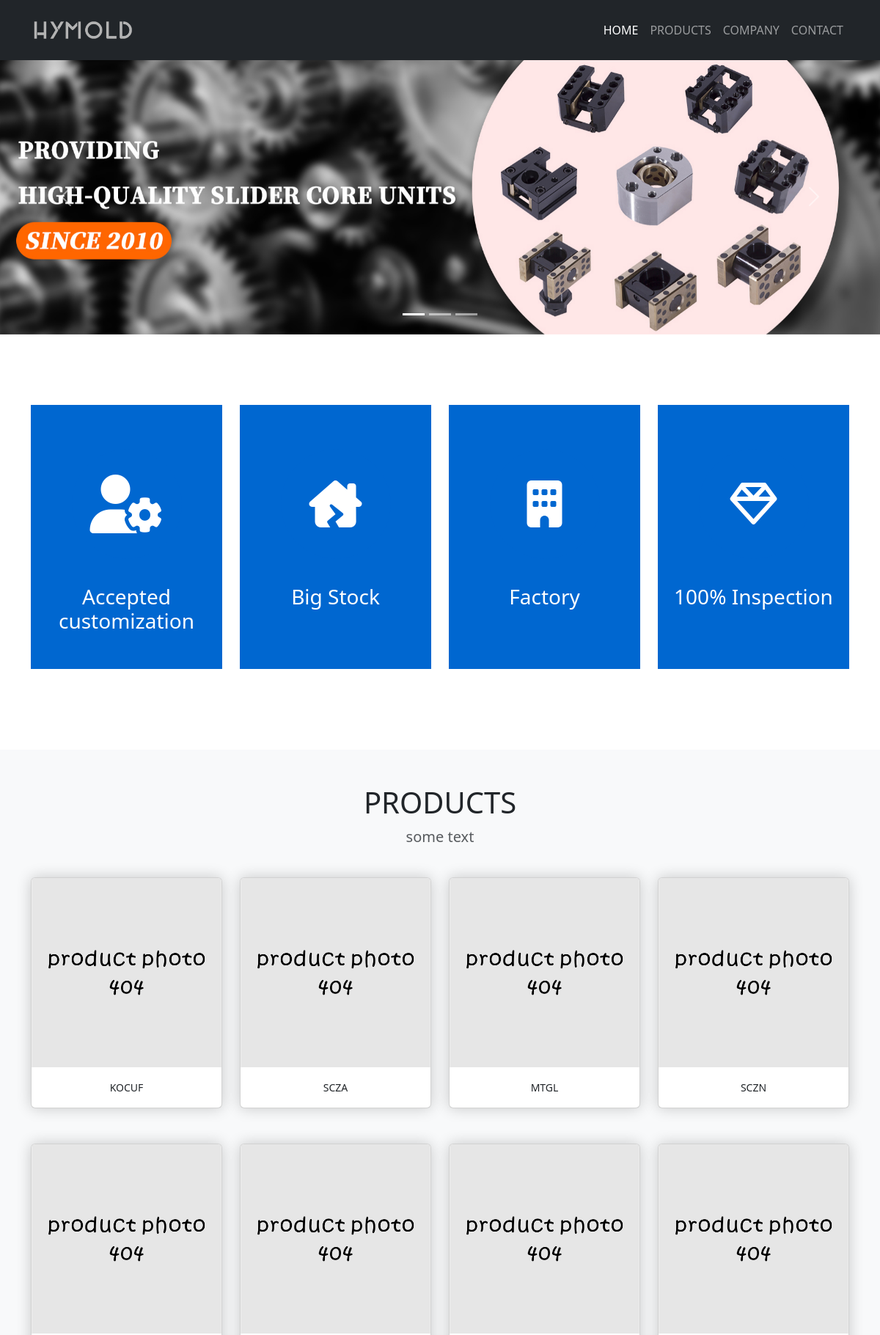
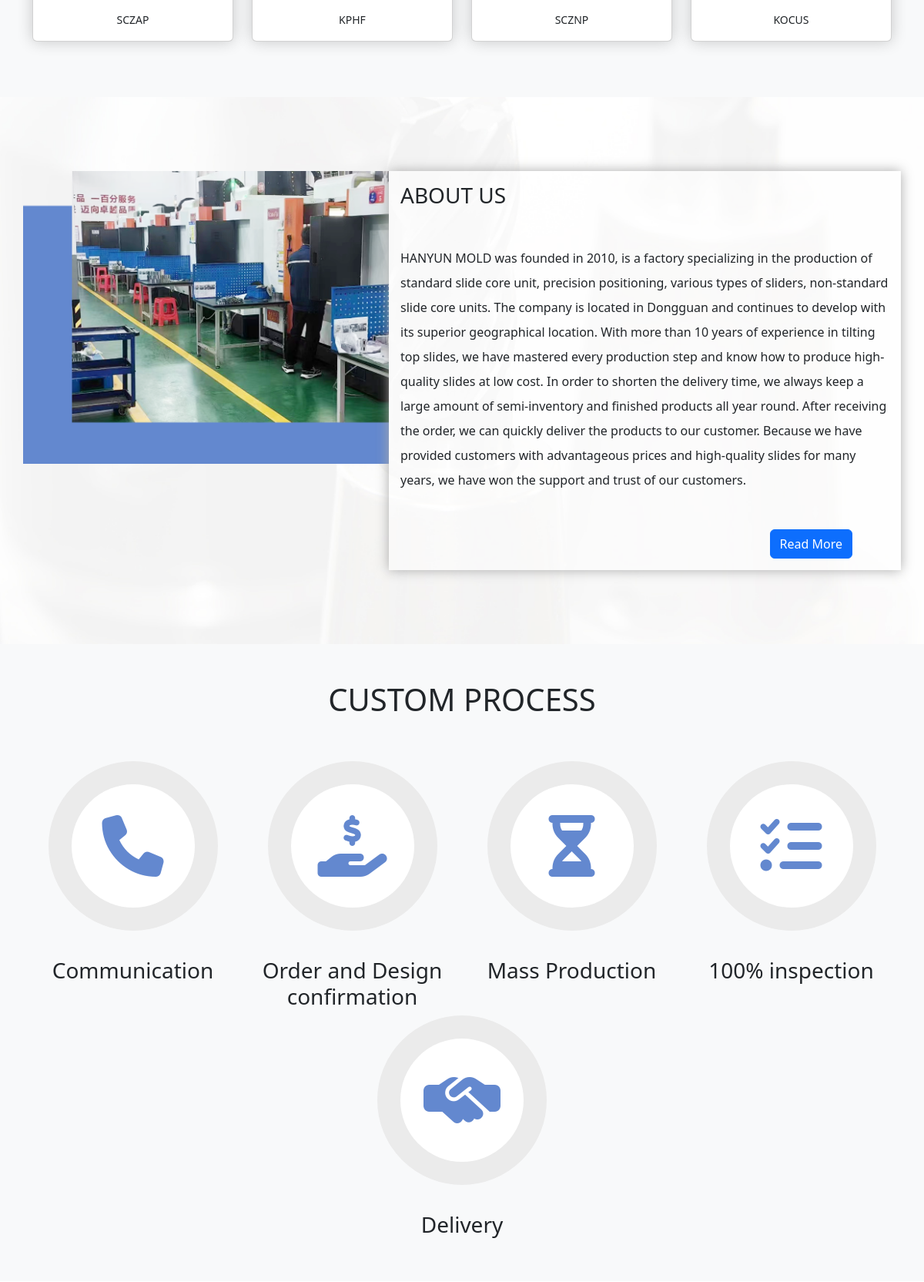
The page / (upper part) on the database its author committed (2 pictures, top to bottom).
### app.py (models this page shows)
class Product(db.Model):  # 产品表
    __tablename__ = 'product'
    id = db.Column(db.Integer, primary_key=True)
    name = db.Column(db.String(20))
    price = db.Column(db.Float)
    description = db.Column(db.String(200))
    content = db.Column(db.Text())
    timestamp = db.Column(db.DateTime, default=datetime.utcnow())
    clicks = db.Column(db.Integer)

class About(db.Model):  # 关于我们表
    __tablename__ = 'about'
    id = db.Column(db.Integer, primary_key=True)
    name = db.Column(db.String(20))
    content = db.Column(db.Text())
    timestamp = db.Column(db.DateTime, default=datetime.utcnow())

### app.py (the view)
@app.route('/')
def index():
    return render_template('index.html')

### app.py (called while the page is built)
@app.context_processor
def make_template_context():
    return dict(
        products=Product.query.order_by(Product.id.asc()).all(),
        about=About.query.order_by(About.timestamp.desc()).first(),
        advantages=Advantage.query.order_by(Advantage.id.asc()).all()
    )

### templates/index.html (shortened to what this page needs)
{% extends 'base.html' %}
{% block nav_home %}
    active
{% endblock %}
{% block content %}
    <div class="container-fluid custom-container">
        <div id="carouselIndicators" class="carousel slide" data-bs-ride="carousel">
            <div class="carousel-indicators">
                <button type="button" data-bs-target="#carouselIndicators" data-bs-slide-to="0" class="active"
                        aria-current="true" aria-label="Slide 1"></button>
                <button type="button" data-bs-target="#carouselIndicators" data-bs-slide-to="1"
                        aria-label="Slide 2"></button>
                <button type="button" data-bs-target="#carouselIndicators" data-bs-slide-to="2"
                        aria-label="Slide 3"></button>
            </div>
            <div class="carousel-inner">
                <div class="carousel-item active">
                    <img src="{{ url_for('static', filename='img/banner02.jpg') }}" class="d-block w-100" alt="...">
                </div>
            </div>
            <button class="carousel-control-prev" type="button" data-bs-target="#carouselIndicators"
                    data-bs-slide="prev">
                <span class="carousel-control-prev-icon" aria-hidden="true"></span>
            </button>
            <button class="carousel-control-next" type="button" data-bs-target="#carouselIndicators"
                    data-bs-slide="next">
                <span class="carousel-control-next-icon" aria-hidden="true"></span>
            </button>
        </div>
    </div>
    <section class="py-5 text-center bg-white">
        <div class="container">
            <div class="row py-lg-5">
                <div class="col-md-3 col-sm-6 mx-auto">
                    <div class="circle-box flipElement">
                        <div class="circle-body d-flex align-items-center justify-content-center">
                            <i class="fa-solid fa-user-gear fa-5x"></i>
                        </div>
                        <h3>Accepted customization</h3>
                    </div>
                </div>
                <div class="col-md-3 col-sm-6 mx-auto">
                    <div class="circle-box flipElement">
                        <div class="circle-body d-flex align-items-center justify-content-center">
                            <i class="fa-solid fa-house-chimney-crack fa-4x"></i>
                        </div>
                        <h3>Big Stock</h3>
                    </div>
                </div>
                <div class="col-md-3 col-sm-6 mx-auto">
                    <div class="circle-box flipElement">
                        <div class="circle-body d-flex align-items-center justify-content-center">
                            <i class="fa-solid fa-building fa-4x"></i>
                        </div>
                        <h3>Factory</h3>
                    </div>
                </div>
                <div class="col-md-3 col-sm-6 mx-auto">
                    <div class="circle-box flipElement">
                        <div class="circle-body d-flex align-items-center justify-content-center">
                            <i class="fa-regular fa-gem fa-4x"></i>
                        </div>
                        <h3>100% Inspection</h3>
                    </div>
                </div>
            </div>
        </div>
    </section>
    <section class="py-5 text-center bg-light">
        <div class="container">
            <h1>PRODUCTS</h1>
            <p class="lead text-muted">
                some text
            </p>
            <div class="row">
                {% for product in products %}
                    <div class="col-md-3 col-sm-6 col-12 my-2">
                        <div class="card my-3 transition_style">
                            <div class="light-move">
                                <a href="{{ url_for('product', product_id=product.id) }}">
                                    {% set photo = product.photos|first %}
                                    {% if photo %}
                                        <img src="{{ url_for('get_image', filename=photo.filename) }}"
                                             alt="{{ product.name }}" class="img-fluid">
                                    {% else %}
                                        <img class="card-img-top"
                                             src="{{ url_for('static', filename='img/no_product.jpg') }}"
                                             alt="Card image cap">
                                    {% endif %}
                                </a>
                            </div>
                            <a href="{{ url_for('product', product_id=product.id) }}"
                               class="p-3 btn btn-sm">{{ product.name }}</a>
                        </div>
                    </div>
                {% endfor %}
            </div>
        </div>
    </section>
    <section class="py-5 bg-white about-background">
        <div class="container about-container">
            <div class="row py-lg-5">
                <div class="col-md-5 g-0">
                    <img alt="about-us" src="{{ url_for('static', filename='img/about_us_image.png') }}"
                         style="width: 520px;height: auto;" class="image-fluid w-100">
                </div>
                <div class="col-md-7 g-0 about-us-style d-flex align-items-center">
                    <div>
                        <h3 class="mb-5">ABOUT US</h3>
                        <p class="lh-lg mb-5">{{ about.content }}</p>
                        <div class="d-flex justify-content-end me-5">
                            <a href="{{ url_for('company') }}" class="btn btn-primary ms-auto">Read More</a>
                        </div>
                    </div>
                </div>
            </div>
        </div>
    </section>
    <section class="py-5 bg-light">
        <div class="container">
            <div class="row text-center d-flex align-items-start justify-content-center">
                <h1 class="pb-5">CUSTOM PROCESS</h1>
                <div class="col-md">
                    <div class="circle-process-body d-flex align-items-center justify-content-center"><i class="fa-solid fa-phone fa-5x"></i></div>
                    <h3>Communication</h3>
                </div>
                <div class="col-md">
                    <div class="circle-process-body d-flex align-items-center justify-content-center"><i class="fa-solid fa-hand-holding-dollar fa-5x"></i></div>
                    <h3>Order and Design confirmation</h3>
                </div>
                <div class="col-md">
                    <div class="circle-process-body d-flex align-items-center justify-content-center"><i class="fa-solid fa-hourglass-half fa-5x"></i></div>
                    <h3>Mass Production</h3>
                </div>
                <div class="col-md">
                    <div class="circle-process-body d-flex align-items-center justify-content-center"><i class="fa-solid fa-list-check fa-5x"></i></div>
                    <h3>100% inspection</h3>
                </div>
                <div class="col-md">
                    <div class="circle-process-body d-flex align-items-center justify-content-center"><i class="fa-solid fa-handshake-simple fa-5x"></i></div>
                    <h3>Delivery</h3>
                </div>
            </div>
        </div>
    </section>
{% endblock %}

### static/css/styles.css (style rules this page uses)
.custom-container { margin-top: 80px; padding-left: 0px; padding-right: 0px; }
.circle-body { width: 150px; height: 150px; margin: 0 auto 35px auto; border-radius: 100%; background-color: #0067d0; transition: transform 1s ease-in-out; color: #ffffff; }
.circle-process-body { width: 220px; height: 220px; margin: 0 auto 35px auto; border-radius: 100%; border: 30px solid #EBEBEB; background-color: #ffffff; transition: transform 1s ease-in-out; color: #6388CF; }
.circle-box { height: 360px; padding: 60px 20px; margin: 0 auto 14px auto; background-color: #0067d0; transition: all 0.5s; color: white; }
.circle-box i { color: inherit; }
.transition_style { transition: all 0.5s; box-shadow: 0 0 20px rgba(0, 0, 0, 0.2); }
.light-move { position: relative; overflow: hidden; cursor: pointer; }
.light-move:after { position: absolute; left: -100%; top: 0; width: 50%; height: 100%; content: ""; background: linear-gradient(to right, rgba(255, 255, 255, 0) 0, rgba(255, 255, 255, 0.3) 50%, rgba(255, 255, 255, 0) 100%); transform: skewX(-45deg); pointer-events: none; }
.about-background { background-image: url("/static/img/about_us_background_img.jpg"); background-size: cover; background-position: center; position: relative; }
.about-us-style { background-color: rgba(255, 255, 255, 0.5); padding: 15px; box-shadow: 0 0 15px #aaa; }

### rows shown on the page
Product: name "KOCUF"
Product: name "SCZA"
Product: name "MTGL"
Product: name "SCZN"
Product: name "SCZAP"
Product: name "KPHF"
Product: name "SCZNP"
Product: name "KOCUS"
About: content "HANYUN MOLD was founded in 2010, is a factory specializing in the production of standard slide core unit, precision positioning, various types of sliders, non-standard slide core units. The company is located in Dongguan and continues to develop with its superior geographical location. With more than 10 years of experience in tilting top slides, we have mastered every production step and know how to produce high-quality slides at low cost. In order to shorten the delivery time, we always keep a large amount of semi-inventory and finished products all year round. After receiving the order, we can quickly deliver the products to our customer. Because we have provided customers with…"
